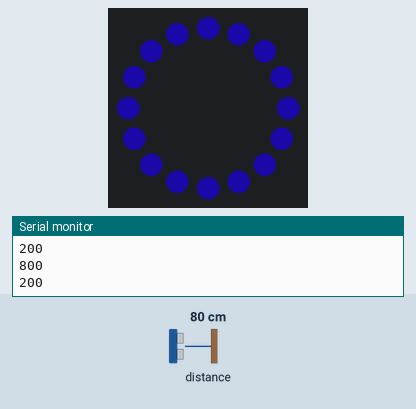
The sketch below on a simulated Arduino Uno, built with avr-gcc and run on an emulated ATmega328P. On the bench: 16 RGB LEDs in a ring, first at the top, clockwise, the last lines printed to the serial monitor. Inputs (shaded band) come from the test bench; at power-on: distance to the obstacle 80 cm. Dim RGB values are drawn brighter than linear.

Above: at 1.2 s.
1.3 s: distance to the obstacle set to 2 cm
At 1.7 s:
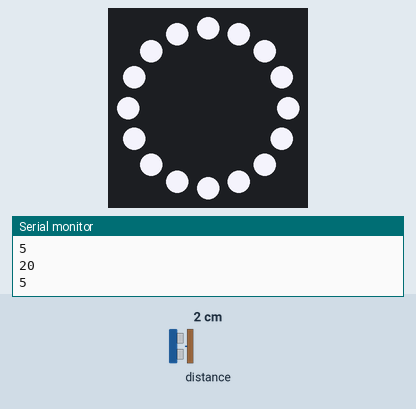
2.8 s: distance to the obstacle set to 18 cm
At 3.3 s:
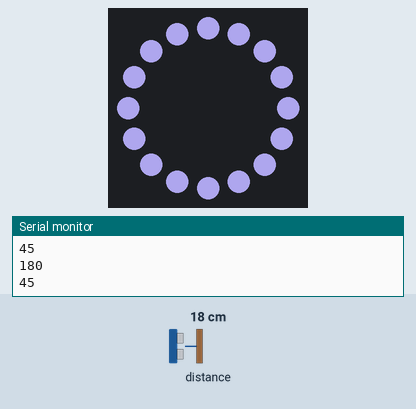
4.3 s: distance to the obstacle set to 35 cm
5.8 s: distance to the obstacle set to 250 cm
At 6.9 s:
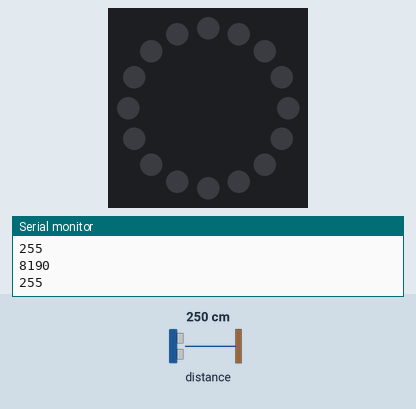
Timing chart, 0 to 8.3 s (numbered marks = the images above; inputs shaded):
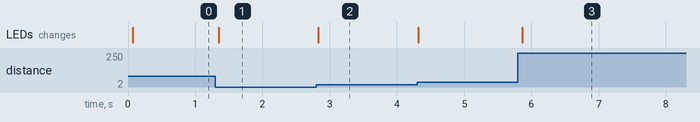

The sketch:

VL53L0X_light_sensor.ino
```cpp
/* This example shows how to use continuous mode to take
range measurements with the VL53L0X. It is based on
vl53l0x_ContinuousRanging_Example.c from the VL53L0X API.

The range readings are in units of mm. */

#include <Wire.h>
#include <VL53L0X.h>
#include <FastLED.h>
#define NUM_LEDS 16
#define LED_PIN 2
uint8_t hue = 108;
int distance;
CRGB leds [NUM_LEDS];
VL53L0X sensor;
int brightness = 10;

void setup() {
  FastLED.addLeds<WS2812B, LED_PIN, GRB>(leds, NUM_LEDS);
  FastLED.setBrightness(10);
  Serial.begin(9600);
  Wire.begin();

  sensor.setTimeout(500);
  if (!sensor.init())
  {
    Serial.println("Failed to detect and initialize sensor!");
    while (1) {}
  }

  // Start continuous back-to-back mode (take readings as
  // fast as possible).  To use continuous timed mode
  // instead, provide a desired inter-measurement period in
  // ms (e.g. sensor.startContinuous(100)).
  sensor.startContinuous();
}

void loop()
{
  FastLED.setCorrection (TypicalPixelString);
  Serial.print(sensor.readRangeContinuousMillimeters());
    Serial.println();
  Serial.print(hue);
  Serial.println();
  distance = sensor.readRangeContinuousMillimeters();
  hue = distance / 4;

    for (int i = 0; i < NUM_LEDS; i++) {
    leds[i] = CHSV(170, hue, 255);
  }
    if ( ( 2000 / 8) - ( distance / 8)< 0) {
    brightness = 0;
  }else {
     brightness = (2000 / 8) - 2 * ( distance / 8 );
  }
  if (sensor.timeoutOccurred()) { Serial.print(" TIMEOUT"); }
  FastLED.setBrightness(brightness);
  FastLED.show();
}
```

Measured:
- after the input at 1.3 s, the LEDs: change after 0.05 s (image 1)
- after the input at 2.8 s, the LEDs: change at once (image 2)
- after the input at 5.8 s, the LEDs: change after 0.07 s (image 3)
